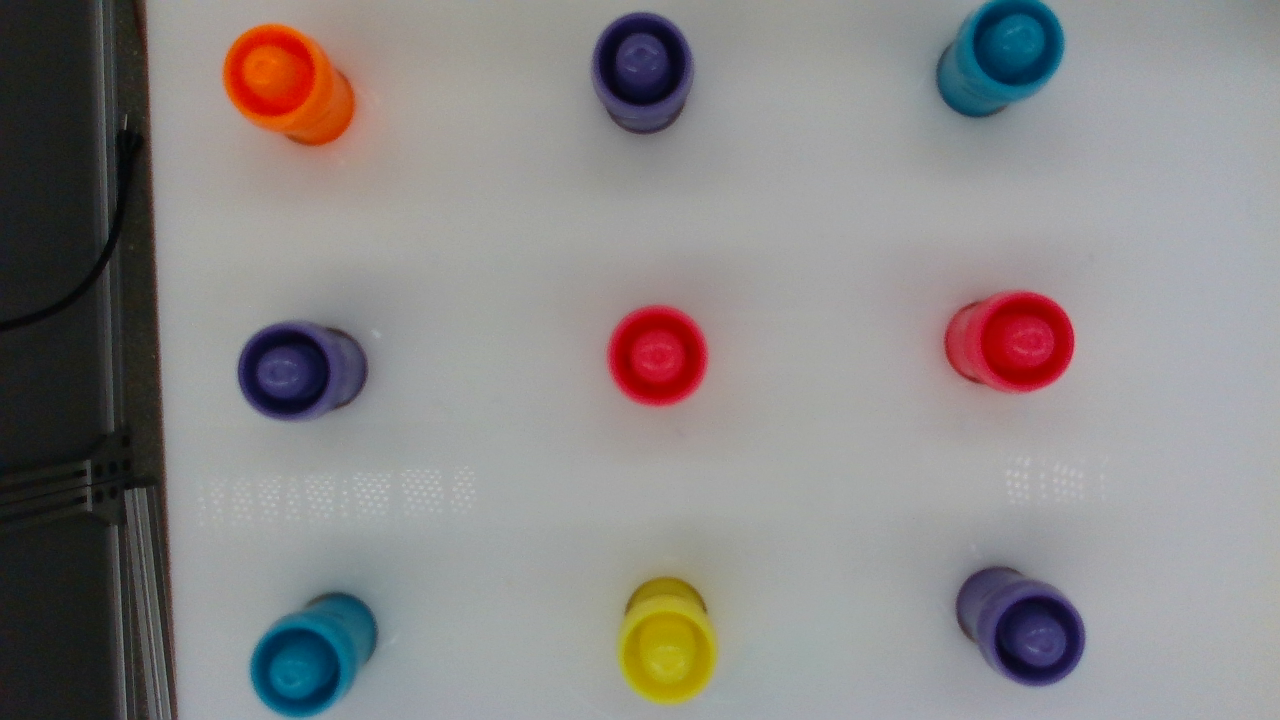
#> input picture src/vision/pictures/RepositionedPhotos/caps6.png, 1280 x 720 px
$ python vision1.py
#> lines starting #> are read from the running program, lines starting #| are printed output that depends on the picture; after the words box and inside, x2 and y2 are one past the last pixel; in counts of white or black regions, pixels touching at a corner belong together
#> further down, image is the input picture: shape (720, 1280, 3); mean B, G, R 134.1, 134.5, 138.1
"""
Python Package to detect contours on images of color markers and return
a list of color information based on the locations of the marker
"""


import cv2 as cv
import matplotlib.pyplot as plt
import numpy as np

# [43 lines left out: function detect_contour, not called in this run]

def detect_contour2(img0,grid_size,pixel_size, starting_pixel, lower_thresh,upper_thresh):
    """
    Divides the image into grids, blurs the image using Gaussian Function, provides a bounding box on the image
    and returns an image with contours

    Args:
    img0 : OpenCV Image
    grid_size : size of the Grid for the image
    pixel_size : size of the bounding box
    starting_pixel : reference starting coordinate for the bounding box

    Returns:
    img0 : Processed Image with contours
    grid : list of 9 H values

    """
#> called with grid_size = (3, 3), pixel_size = (910, 750), starting_pixel = (180, 0), lower_thresh = array of shape (3,), upper_thresh = array of shape (3,)

    list_H = []
    img0 = img0[starting_pixel[1]:starting_pixel[1]+pixel_size[1],starting_pixel[0]:starting_pixel[0]+pixel_size[0]]
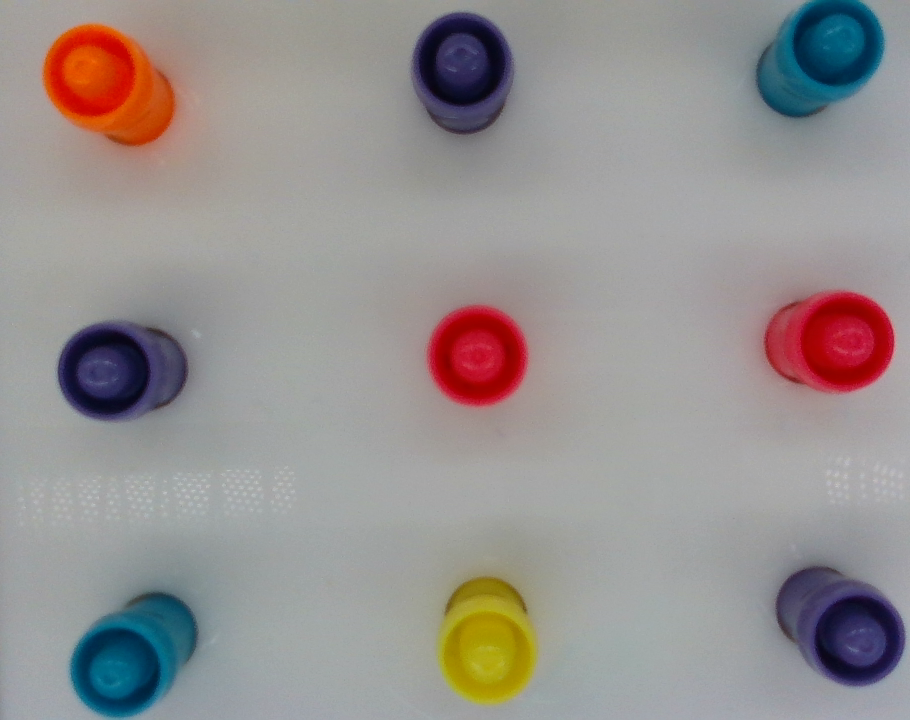
#> img0: shape (720, 910, 3); mean of channels 0, 1, 2 143.3, 144.4, 149.9; drawn as B, G, R
    grid_len = grid_size[0]*grid_size[1]
    grid = np.zeros((grid_size[0],grid_size[1],3), np.uint8)
    img = cv.GaussianBlur(img0, (7,7), 2)
    img_hsv = cv.cvtColor(img, cv.COLOR_BGR2HSV)
#> img_hsv: shape (720, 910, 3); mean H, S, V 67.6, 37, 156.8
    # lower_thresh = np.array([6,60,60])
    # upper_thresh = np.array([180,255,255])
    mask = cv.inRange(img_hsv, lower_thresh, upper_thresh)
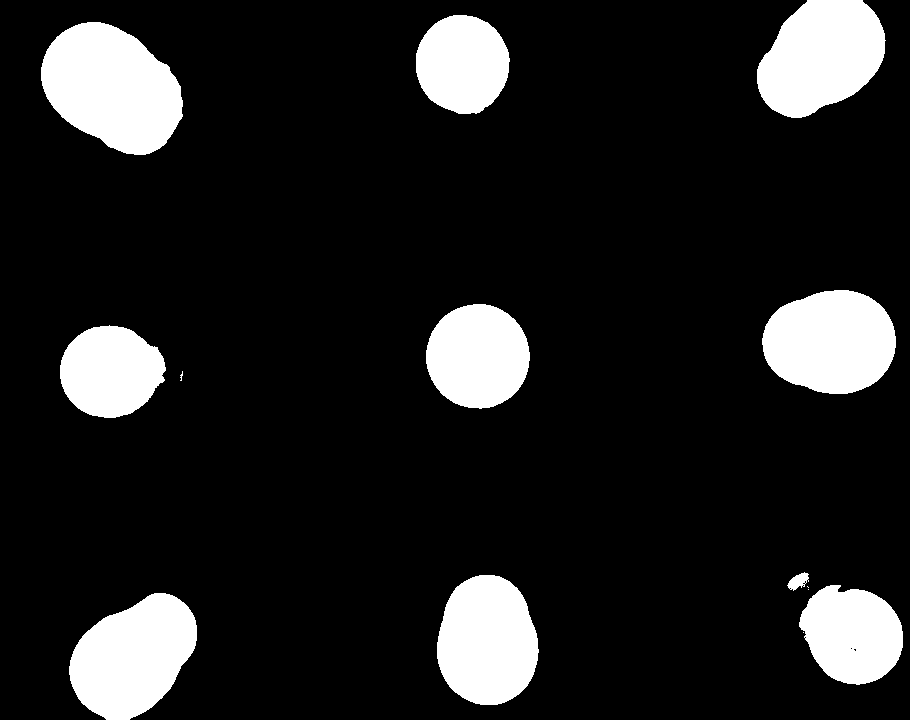
#> mask: shape (720, 910); 13.5% white; 14 white regions (4 under 20 px)
    contours, hierarchy = cv.findContours(mask, cv.RETR_TREE, cv.CHAIN_APPROX_NONE)
#> contours = 21 contours, 11 with area under 20; largest, box (x1, y1, x2, y2) and area: (41, 22, 183, 155) 13197, (69, 593, 197, 720) 11064, (757, 0, 886, 118) 10894, (762, 290, 896, 394) 10764, (437, 575, 539, 705) 10234
    x_interval = pixel_size[0]/grid_size[1]
    y_interval = pixel_size[1]/grid_size[0]
    cs = []
    for contour in contours:
        area = cv.contourArea(contour)
        if area > 1500:
            M = cv.moments(contour)
            cv.drawContours(img0,contour,-1,(0,255,0),3)
            cx = int(M['m10']/M['m00'])
            cy = int(M['m01']/M['m00'])
            c = [cx,cy]
            # c = np.subtract(c,starting_pixel)
            gx = int(c[0]//x_interval)
            gy = int(c[1]//y_interval)
            cx = cx +(gx-1)*20
            cy = cy +(gy-1)*20
            if gx == 1 and gy == 1:
                cx+=10
                cy+=10
            # if img_hsv[cy,cx][0]<= 9:
            #     continue
            cv.circle(img0, (cx,cy), 3, (255,0,0), 2)
            grid[gy,gx] = img_hsv[cy,cx]
            cs.append(c)
#> this loop made 21 passes
#> (area, cx, cy, c, gx, gy) on passes 2, 5, 9, 16, 17, 18, 19, 20, 21: (11064.5, 112, 676, [132, 656], 0, 2), (7571, 871, 654, [851, 634], 2, 2), (10234.5, 486, 660, [486, 640], 1, 2), (7276.5, 90, 371, [110, 371], 0, 1), (8376, 487, 365, [477, 355], 1, 1), (10764, 850, 341, [830, 341], 2, 1), (13197, 91, 67, [111, 87], 0, 0), (7120, 462, 43, [462, 63], 1, 0), (10894.5, 840, 36, [820, 56], 2, 0)
#> area on pass 10: 209
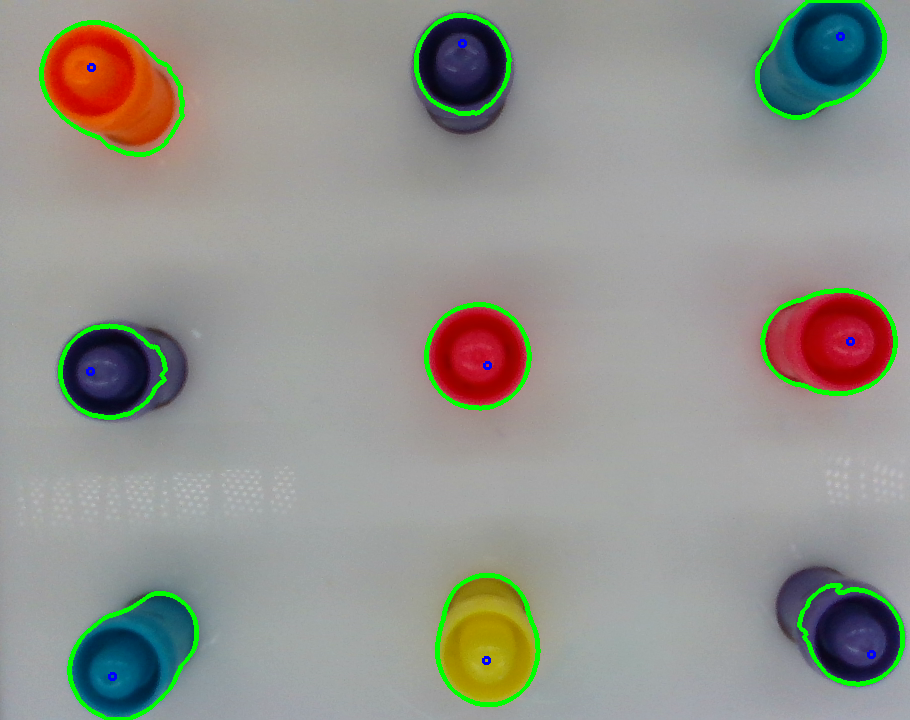
#> img0: shape (720, 910, 3); 2.25% of pixels changed, all inside (x1, y1, x2, y2) = (39, 0, 905, 720); drawn as B, G, R
#> after the loop, cs = [[132, 656], [851, 634], [486, 640], [110, 371], [477, 355], [830, 341], [111, 87], [462, 63], [820, 56]]
    grid = grid.reshape(1,grid_len,3)[0]
#> grid = [[11, 255, 224], [121, 110, 100], [97, 253, 125], [123, 124, 99], [176, 209, 201], [175, 228, 191], [97, 249, 134], [28, 226, 178], [121, 112, 116]]
    for hsv in grid:
        list_H.append(hsv[0])
#> this loop made 9 passes
#> after the loop, list_H = [11, 121, 97, 123, 176, 175, 97, 28, 121]
    list_H.reverse()
    return img0, list_H

# [37 lines left out: functions detect, plot_image, not called in this run]


if __name__ == "__main__":
    # [13 lines of commented-out code are left out]
    image = cv.imread('pictures/RepositionedPhotos/caps6.png')
    image, list_H = detect_contour2(image,grid_size=(3,3),pixel_size=(910,750),starting_pixel=(180,0),
                                    lower_thresh=np.array([0,90,0]), upper_thresh=np.array([180,255,255]))
#> list_H = [121, 28, 97, 175, 176, 123, 97, 121, 11]


    print(list_H)
#| [121, 28, 97, 175, 176, 123, 97, 121, 11]
    plt.imshow(cv.cvtColor(image, cv.COLOR_BGR2RGB))
    plt.show()

$ run again, with src/vision/pictures/RepositionedPhotos/caps1.png copied over src/vision/pictures/RepositionedPhotos/caps6.png
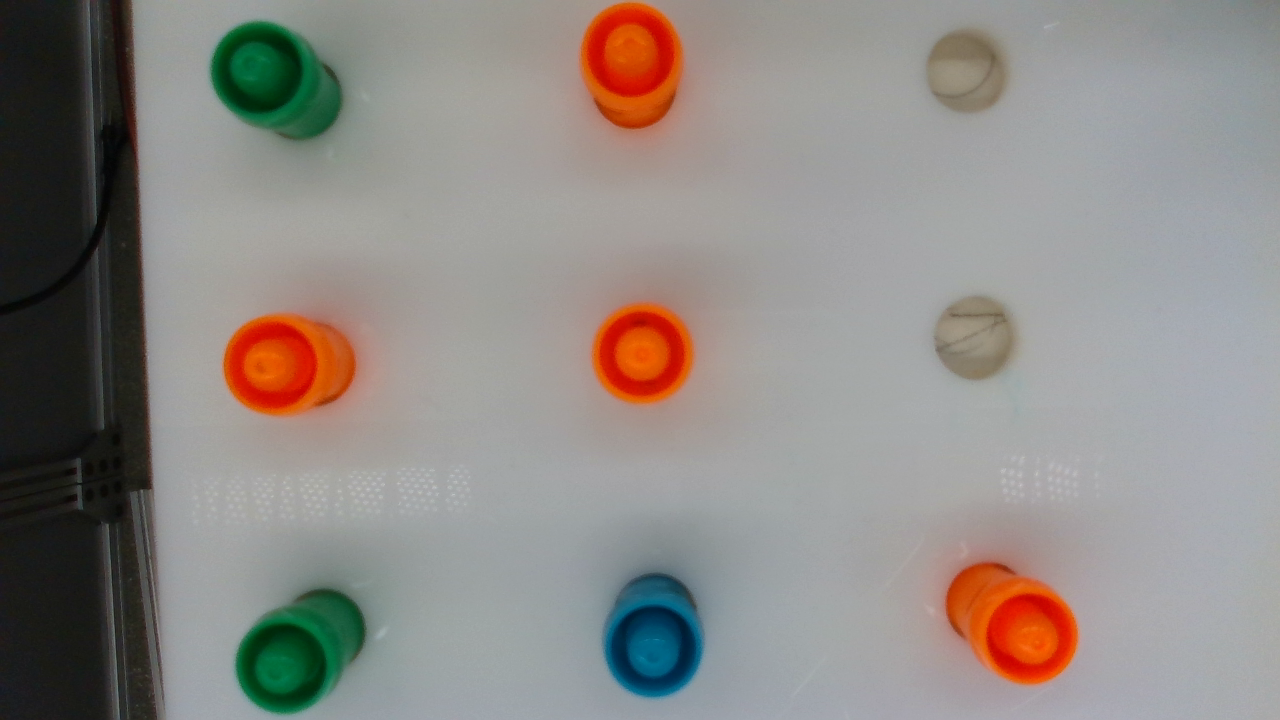
#> input picture src/vision/pictures/RepositionedPhotos/caps1.png, 1280 x 720 px
#> image is the input picture: shape (720, 1280, 3); mean B, G, R 133.1, 137.3, 142.1
#> img_hsv: shape (720, 910, 3); mean H, S, V 53.4, 39.5, 161.7
#> in detect_contour2, `mask = cv.inRange(img_hsv, lower_thresh, upper_thresh)`:
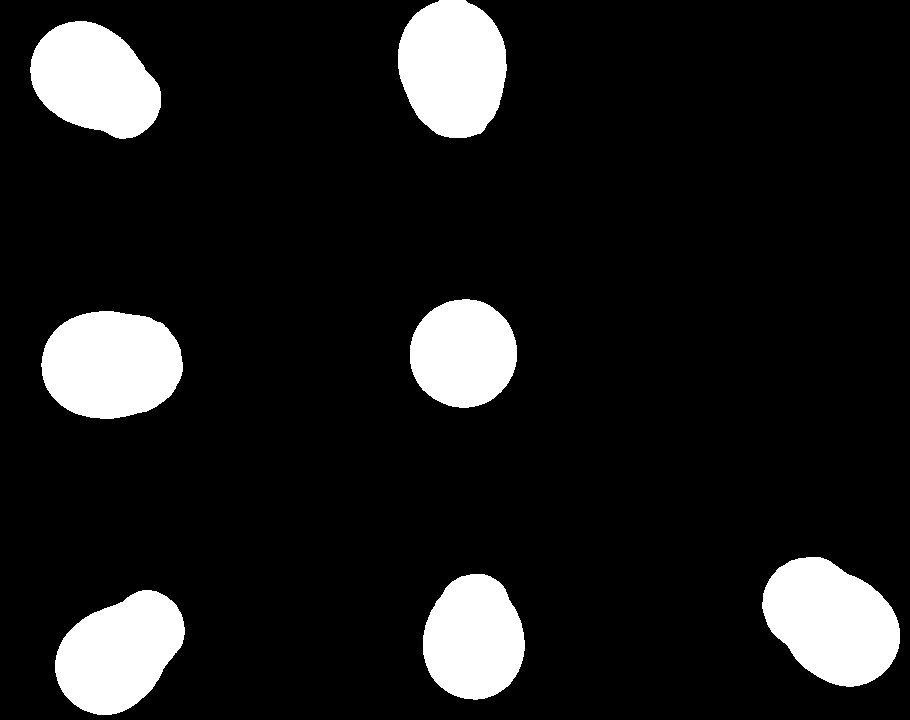
#> mask: shape (720, 910); 11.9% white; 7 white regions
#> contours = 7 contours; box (x1, y1, x2, y2) and area: (762, 557, 900, 687) 12489, (41, 311, 183, 419) 12041, (398, 0, 507, 138) 11690, (55, 590, 185, 715) 11011, (30, 21, 161, 139) 10816, (423, 574, 525, 700) 9758, (410, 299, 517, 408) 9005
#> the loop in detect_contour2, `for contour in contours:` made 7 passes
#> (area, cx, cy, c, gx, gy) on passes 1 to 7: (11011, 98, 672, [118, 652], 0, 2), (9757.5, 473, 658, [473, 638], 1, 2), (12489, 851, 641, [831, 621], 2, 2), (12041, 90, 364, [110, 364], 0, 1), (9005, 473, 363, [463, 353], 1, 1), (10815.5, 74, 59, [94, 79], 0, 0), (11690.5, 452, 47, [452, 67], 1, 0)
#> after the loop in detect_contour2, `for contour in contours:`:
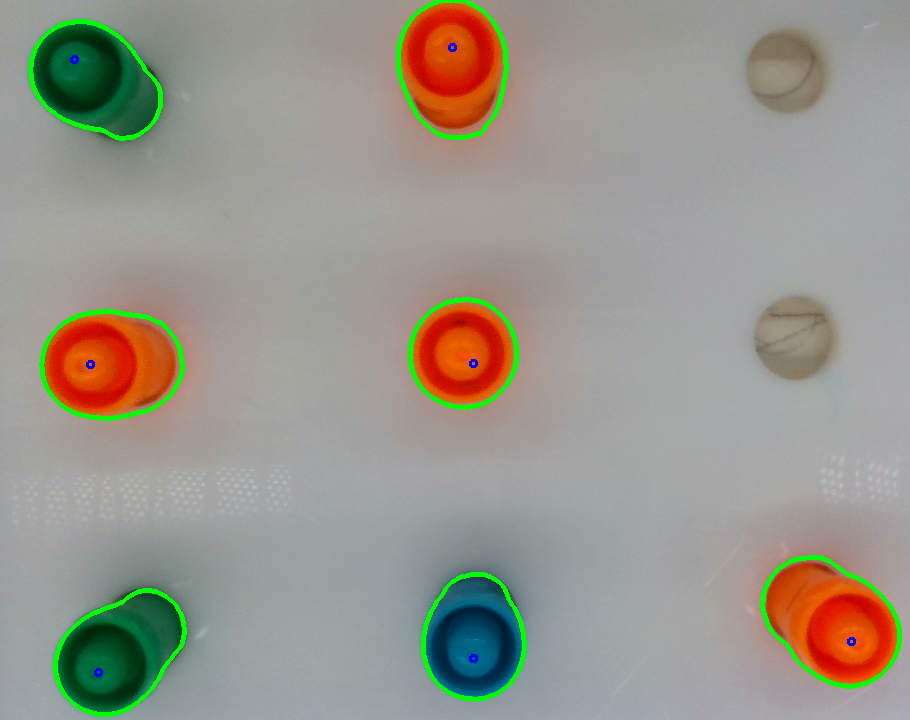
#> img0: shape (720, 910, 3); mean of channels 0, 1, 2 139.9, 150.3, 152.7; drawn as B, G, R
#> after the loop in detect_contour2, `for contour in contours:`: cs = [[118, 652], [473, 638], [831, 621], [110, 364], [463, 353], [94, 79], [452, 67]]
#> grid = [[75, 252, 101], [11, 255, 217], [0, 0, 0], [12, 255, 228], [12, 255, 231], [0, 0, 0], [77, 255, 106], [98, 255, 126], [11, 255, 238]]
#> the loop in detect_contour2, `for hsv in grid:` made 9 passes
#> after the loop in detect_contour2, `for hsv in grid:`: list_H = [75, 11, 0, 12, 12, 0, 77, 98, 11]
#> `image, list_H = detect_contour2(image,grid_size=(3,3),pixel_size=(910,..`: list_H = [11, 98, 77, 0, 12, 12, 0, 11, 75]
#| [11, 98, 77, 0, 12, 12, 0, 11, 75]
